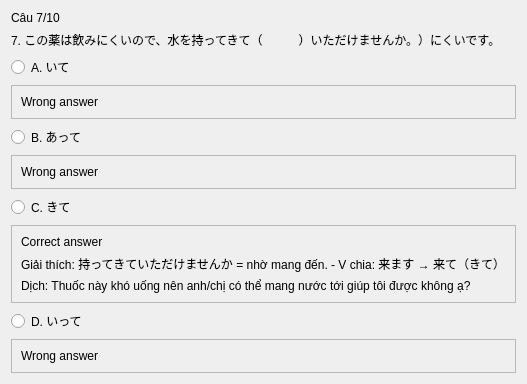
               <widget class="QWidget" name="page_13">
                <layout class="QVBoxLayout" name="verticalLayout_6">
                 <item>
                  <widget class="QLabel" name="label_96">
                   <property name="text">
                    <string>Câu 7/10</string>
                   </property>
                  </widget>
                 </item>
                 <item>
                  <widget class="QLabel" name="label_97">
                   <property name="text">
                    <string>7. この薬は飲みにくいので、水を持ってきて（　　　）いただけませんか。）にくいです。</string>
                   </property>
                  </widget>
                 </item>
                 <item>
                  <widget class="QRadioButton" name="radioButton_49">
                   <property name="text">
                    <string>A. いて</string>
                   </property>
                  </widget>
                 </item>
                 <item>
                  <widget class="QFrame" name="frame_5">
                   <property name="frameShape">
                    <enum>QFrame::StyledPanel</enum>
                   </property>
                   <property name="frameShadow">
                    <enum>QFrame::Raised</enum>
                   </property>
                   <layout class="QVBoxLayout" name="verticalLayout_10">
                    <item>
                     <widget class="QLabel" name="label_11">
                      <property name="text">
                       <string>Wrong answer</string>
                      </property>
                     </widget>
                    </item>
                   </layout>
                  </widget>
                 </item>
                 <item>
                  <widget class="QRadioButton" name="radioButton_50">
                   <property name="text">
                    <string>B. あって</string>
                   </property>
                  </widget>
                 </item>
                 <item>
                  <widget class="QFrame" name="frame_6">
                   <property name="frameShape">
                    <enum>QFrame::StyledPanel</enum>
                   </property>
                   <property name="frameShadow">
                    <enum>QFrame::Raised</enum>
                   </property>
                   <layout class="QVBoxLayout" name="verticalLayout_9">
                    <item>
                     <widget class="QLabel" name="label_10">
                      <property name="text">
                       <string>Wrong answer</string>
                      </property>
                     </widget>
                    </item>
                   </layout>
                  </widget>
                 </item>
                 <item>
                  <widget class="QRadioButton" name="radioButton_51">
                   <property name="text">
                    <string>C. きて</string>
                   </property>
                  </widget>
                 </item>
                 <item>
                  <widget class="QFrame" name="frame_7">
                   <property name="frameShape">
                    <enum>QFrame::StyledPanel</enum>
                   </property>
                   <property name="frameShadow">
                    <enum>QFrame::Raised</enum>
                   </property>
                   <layout class="QVBoxLayout" name="verticalLayout_8">
                    <item>
                     <widget class="QLabel" name="label_9">
                      <property name="text">
                       <string>Correct answer</string>
                      </property>
                     </widget>
                    </item>
                    <item>
                     <widget class="QLabel" name="label_8">
                      <property name="text">
                       <string>Giải thích: 持ってきていただけませんか = nhờ mang đến. - V chia: 来ます → 来て（きて）</string>
                      </property>
                     </widget>
                    </item>
                    <item>
                     <widget class="QLabel" name="label_7">
                      <property name="text">
                       <string>Dịch: Thuốc này khó uống nên anh/chị có thể mang nước tới giúp tôi được không ạ?</string>
                      </property>
                     </widget>
                    </item>
                   </layout>
                  </widget>
                 </item>
                 <item>
                  <widget class="QRadioButton" name="radioButton_52">
                   <property name="text">
                    <string>D. いって</string>
                   </property>
                  </widget>
                 </item>
                 <item>
                  <widget class="QFrame" name="frame_8">
                   <property name="frameShape">
                    <enum>QFrame::StyledPanel</enum>
                   </property>
                   <property name="frameShadow">
                    <enum>QFrame::Raised</enum>
                   </property>
                   <layout class="QVBoxLayout" name="verticalLayout_7">
                    <item>
                     <widget class="QLabel" name="label_12">
                      <property name="text">
                       <string>Wrong answer</string>
                      </property>
                     </widget>
                    </item>
                   </layout>
                  </widget>
                 </item>
                </layout>
               </widget>
